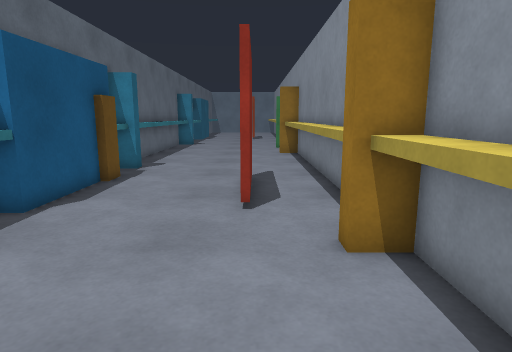
[1] (above)

16 first-person views from a walk through a Gazebo world. The camera is 1.2 m above the floor, tilts 10° down and sees 75° across. The floor is counted in squares, 0.5 m on a side. Each view is taken from the middle of a square. On the plan, view 1 faces up. The plan holds only what a view shows up to about 19 squares ahead; the rest is blank. The place goes on beyond the plan. The robots in the file are not drawn.

[2]
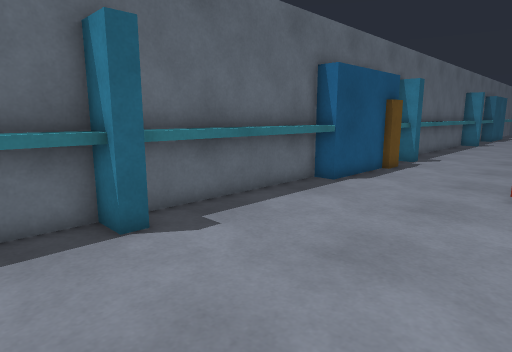

[3]
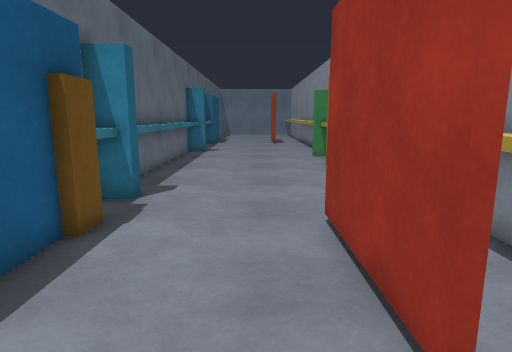

[4]
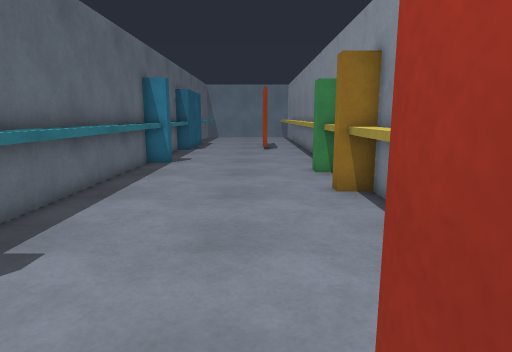

[5]
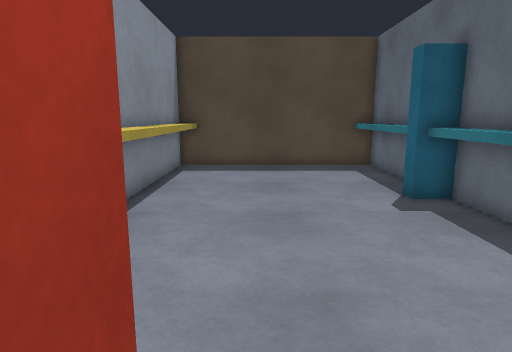

[6]
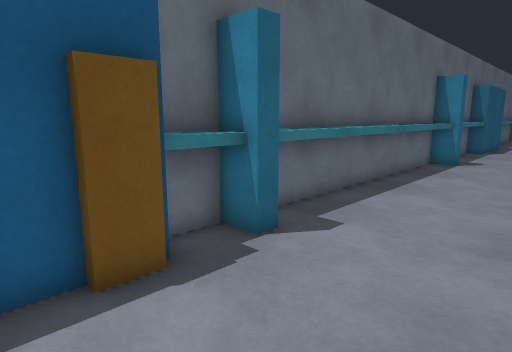

[7]
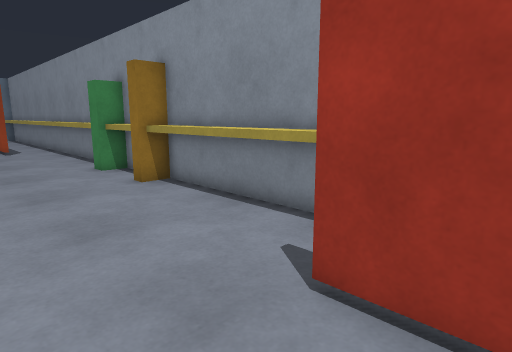

[8]
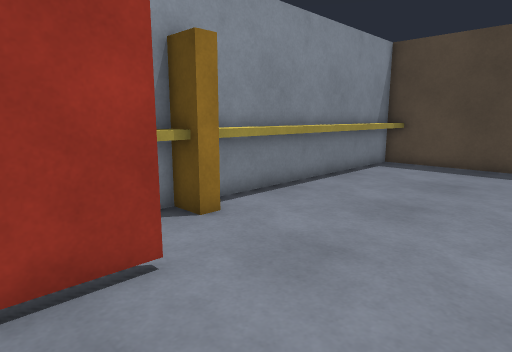

[9]
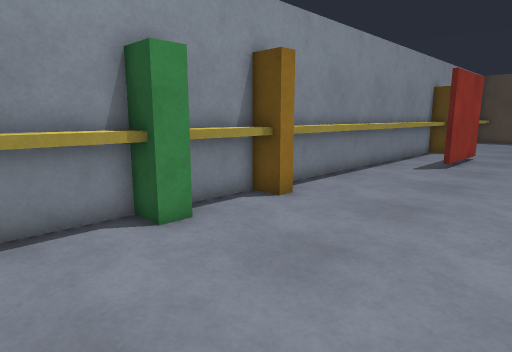

[10]
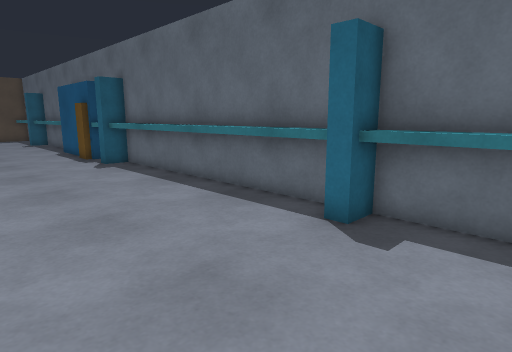

[11]
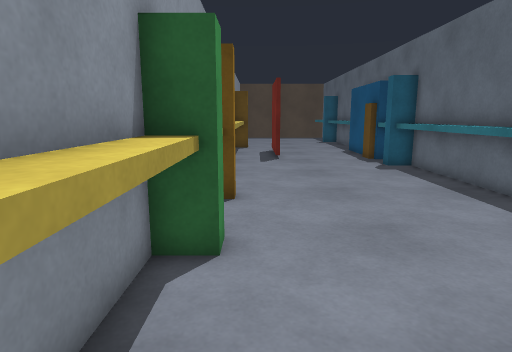

[12]
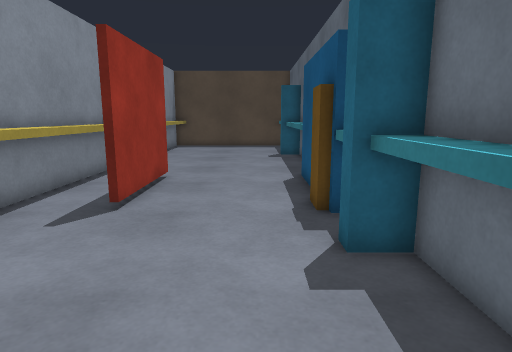

[13]
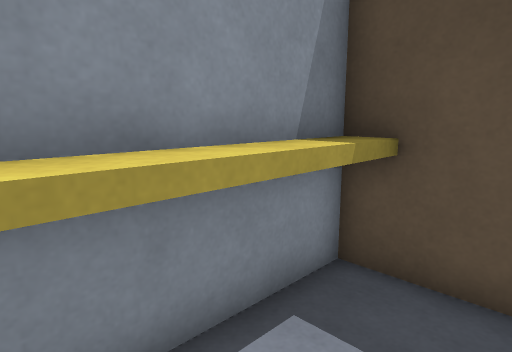

[14]
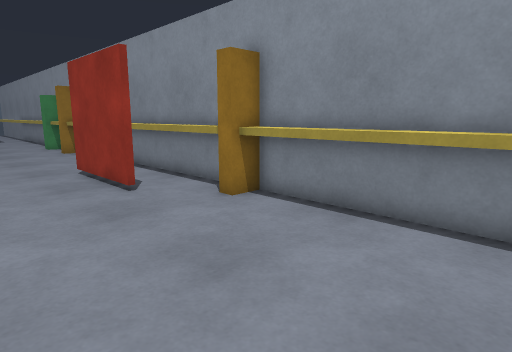

[15]
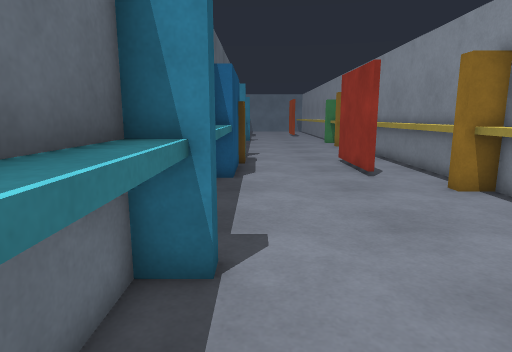

[16]
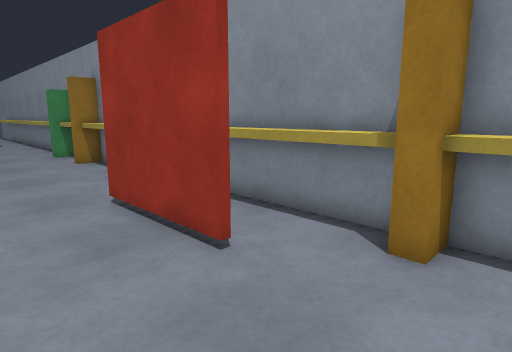

### Floor plan
Points are (right, up) in squares from view 1. A wall is a line through its corners. A room is listed if a view was taken in it or the views show most of it. See-through windows are left out.
Room 1 (views 1, 2, 3, 4, 5, 6, 7, 8, 9, 10, 11, 12, 13, 14, 15, 16)
walls: (-0.2, 11.5) (-0.2, 8.9); (-5.6, 13.5) (-5.6, 12.5); (-6.8, 15.8) (-6.8, 14.2); (-0.4, 8.4) (-0.4, 13.5); (-6.8, 8.2) (-6.8, 0.2); (2.8, 6.2) (2.8, 22.8); (2.8, 23.2) (2.8, 25.8); (2.8, 25.9) (2.8, 26.6); (2.8, 27.4) (2.8, 31.8); (-6.8, -0.2) (-6.8, -6.8) (2.8, -6.8) (2.8, 5.8); (-6.8, 29.8) (-6.8, 16.2); (-5.9, 33.2) (-5.9, -6.9); (-6.8, 33.2) (-6.8, 30.2)
low walls: (1.9, -6.9) (1.9, 32.1)
objects: cyan box (-6, 0); cyan box (-6, 16); cyan box (-6, 30); brown box (2, 6); brown box (2, 23); green post (2, 27)

Positions as (right, up) in squares from view 1, and headings:
1: (0, 0), facing up
2: (1, -3), facing up-left
3: (-2, 6), facing up
4: (-1, 12), facing up
5: (-1, 10), facing down
6: (-1, 11), facing up-left
7: (-4, 11), facing up-right
8: (-5, 11), facing down-right
9: (-5, 31), facing down-right
10: (1, 34), facing down-left
11: (1, 33), facing down
12: (-4, 22), facing down
13: (0, -2), facing down-right
14: (-5, -2), facing up-right
15: (-5, -5), facing up
16: (-4, 4), facing up-right
